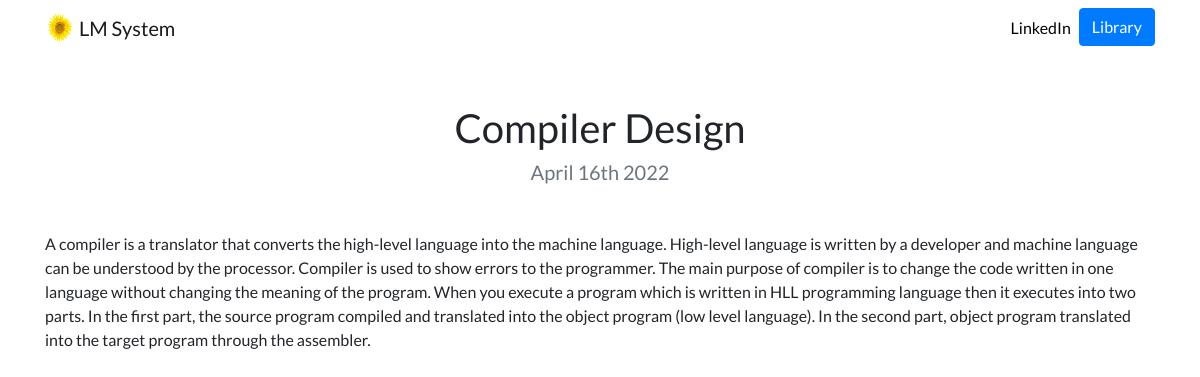
The app's page /books/4 with its own data.
### books/models.py (models this page shows, shortened)
class Books(models.Model):
    title=models.CharField(max_length=200)
    description=models.TextField()
    date=models.DateField()

### books/views.py (the view)
# urls.py: path('<int:books_id>',views.detail,name='detail'),
def detail(request,books_id):
    books= get_object_or_404(Books,pk=books_id)
    return render(request,'books/detail.html',{'books':books})

### books/templates/books/detail.html
{% extends "Lms/base.html" %}
{% load static %}
{% block content %}
<h1 class="text-center mt-5" id="booksdetailtitle">{{ books.title }}</h1>
<h5 class="text-center text-muted mb-5">{{ books.date|date:'F jS Y' }}</h5>
{{ books.description|safe }}
{% endblock %}

### Lms/static/Lms/custom.css (style rules this page uses)
body { font-family: 'Lato', sans-serif; }

### records on screen
Books: title "Compiler Design", date "April 16th 2022", description "A compiler is a translator that converts the high-level language into the machine language. High-level language is written by a developer and machine language can be understood by the processor. Compiler is used to show errors to the programmer. The main purpose of compiler is to change the code written in one language without changing the meaning of the program. When you execute a program which is written in HLL programming language then it executes into two parts. In the first part, the source program compiled and translated into the object program (low level language). In the second part, object program translated into the target program through the assembler."
